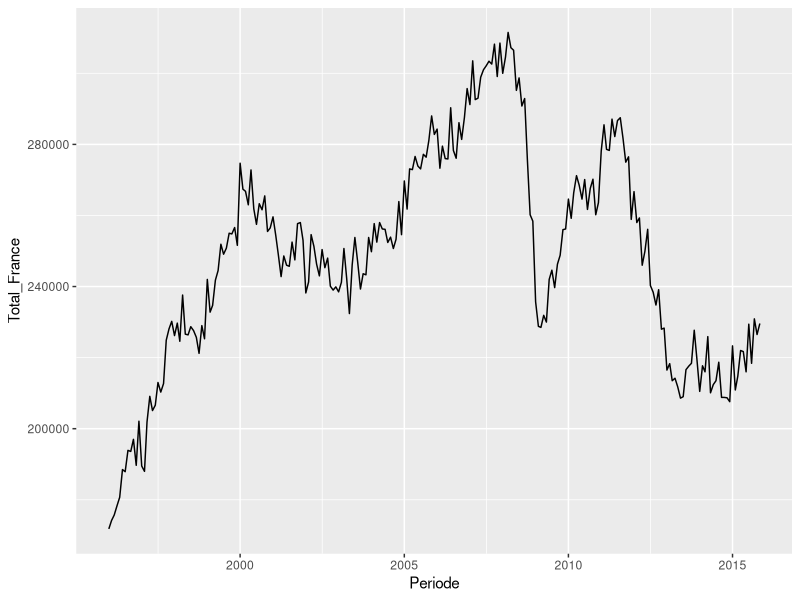
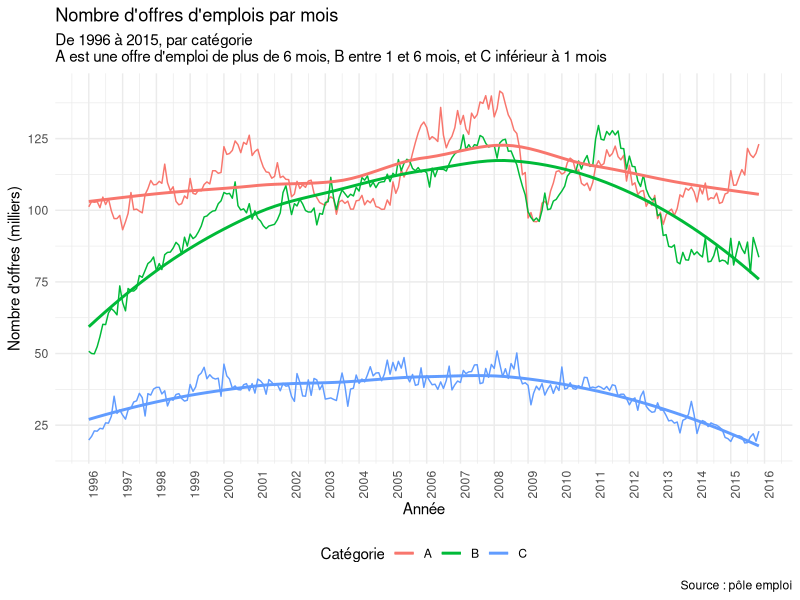
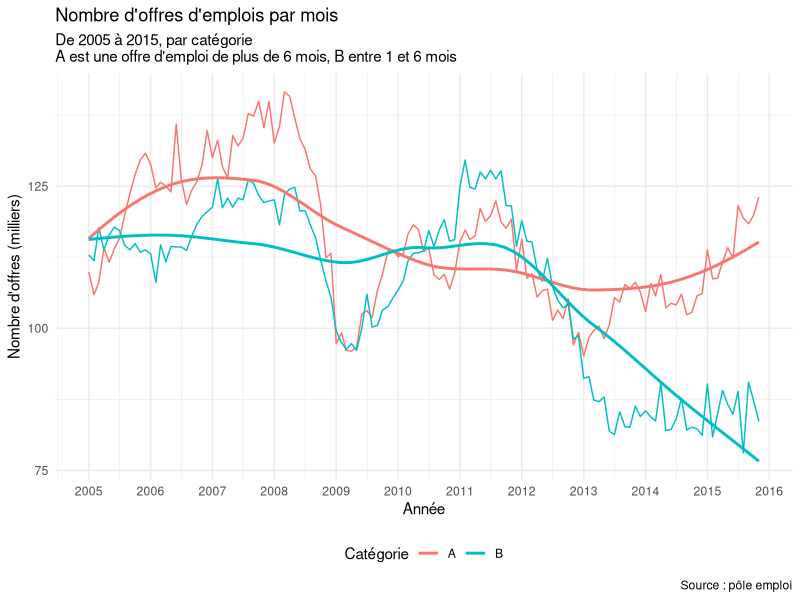
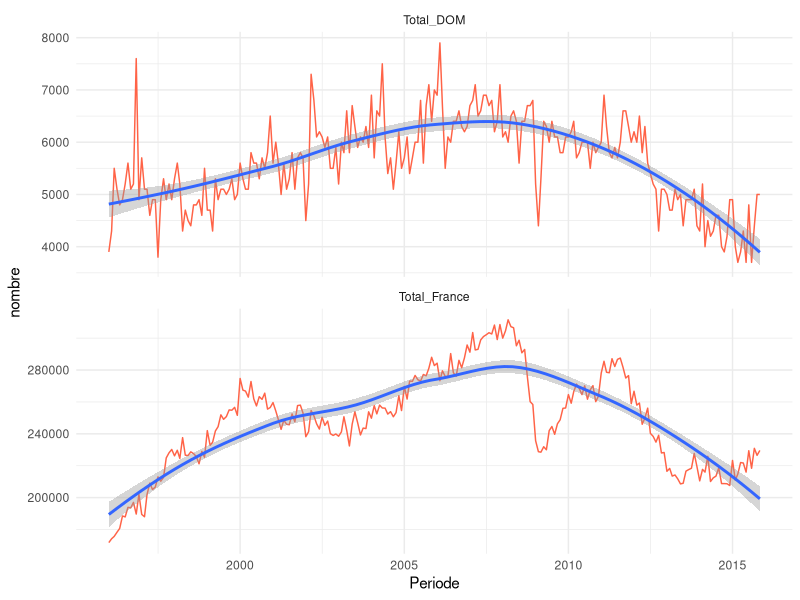
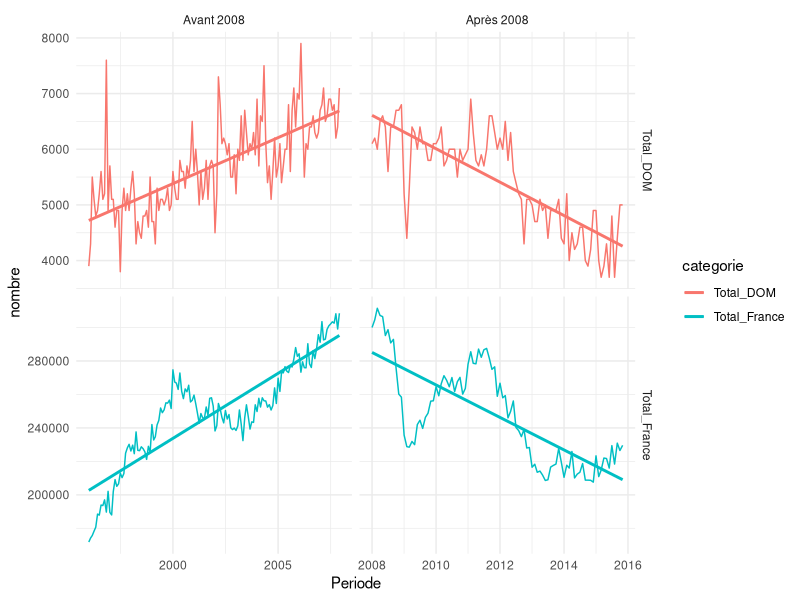

Write the R code that produced these figures, in order.
library(tidyverse)
library(lubridate)
library(broom)
options("scipen"=10, digits = 5) 

offres <- read.csv2("offres.csv",stringsAsFactors = FALSE)

offres <-tbl_df(offres)

offres$Periode <- as.Date(offres$Periode)

offres <- filter(offres, !is.na(OEE_A))

offres_long <- offres %>%
  gather(categorie, nombre, -Periode)
offres_long$categorie <- as.factor(offres_long$categorie)

ggplot(data = offres, aes(Periode, Total_France))+
  geom_line()

offres_OEE <- offres_long %>% 
  filter(substr(as.character(.$categorie), 1, 3) == "OEE") %>%
  mutate(nombre = nombre / 1000)
 
ggplot(data = offres_OEE, aes(Periode, nombre, color = categorie)) +
  geom_line() +
  geom_smooth(se = FALSE, method = "loess") +
  labs(title = "Nombre d'offres d'emplois par mois", 
       subtitle = "De 1996 à 2015, par catégorie\nA est une offre d'emploi de plus de 6 mois, B entre 1 et 6 mois, et C inférieur à 1 mois",
       caption = "Source : pôle emploi",
       x = "Année",
       y = "Nombre d'offres (milliers)",
       color = "Catégorie") +
  theme_minimal() +
  scale_x_date(date_breaks = "1 year", date_labels = "%Y") +
  scale_color_discrete(breaks = c("OEE_A", "OEE_B", "OEE_C"),
                       labels = LETTERS[1:3]) +
  scale_y_continuous(breaks = seq(0, 150, by = 25)) +
  theme(axis.text.x = element_text(angle = 90),
        legend.position = "bottom")

ggplot(data = offres_OEE %>% filter(year(Periode) >= 2005,
                                    categorie %in% c("OEE_A", "OEE_B")), 
       aes(Periode, nombre, color = categorie)) +
  geom_line() +
  geom_smooth(se = FALSE, method = "loess") +
  labs(title = "Nombre d'offres d'emplois par mois", 
       subtitle = "De 2005 à 2015, par catégorie\nA est une offre d'emploi de plus de 6 mois, B entre 1 et 6 mois",
       caption = "Source : pôle emploi",
       x = "Année",
       y = "Nombre d'offres (milliers)",
       color = "Catégorie") +
  theme_minimal() +
  scale_x_date(date_breaks = "1 year", date_labels = "%Y") +
  scale_color_discrete(breaks = c("OEE_A", "OEE_B", "OEE_C"),
                       labels = LETTERS[1:3]) +
  scale_y_continuous(breaks = seq(0, 150, by = 25)) +
  theme(axis.text.x = element_text(angle = 0),
        legend.position = "bottom")

ggplot(offres_long %>% filter(substr(categorie, 1, 2) == "To"),
       aes(Periode, nombre)) +
  geom_line(color = "tomato") +
  geom_smooth(method = "loess") +
  facet_wrap(~ categorie, scales = "free_y", ncol = 1) +
  theme_minimal()

# Plus grande variabilité dans les DOM (avec un volume plus faible), tendances
# semblables
# Vérifions à partir d'un modèle linéaire simple

offres_totales <- offres %>% 
  select(Periode, starts_with("Tot"))

mod_lm_France <- lm(Total_France ~ Periode, offres_totales)
mod_lm_France_df <- tidy(mod_lm_France)
mod_lm_DOM <- lm(Total_DOM ~ Periode, offres_totales)
mod_lm_DOM_df <- tidy(mod_lm_DOM)

models <- bind_rows("France" = mod_lm_France_df,"DOM" = mod_lm_DOM_df, .id = "Perimetre")
models
# Sur la période, nous ne voyons pas la même tendance : positive et relativement
# bonne (p.value ~5e-3) pour la France, mais légèrement négative pour les DOM

offres_tot_groupe <- offres_long %>% 
  filter(substr(categorie, 1, 3) == "Tot") %>%
  mutate(groupe = factor(ifelse(Periode < as.Date("2008-01-01"),
                                   "Avant 2008", "Après 2008"),
                             levels = c("Avant 2008", "Après 2008")))
           
ggplot(offres_tot_groupe, aes(Periode, nombre, color = categorie)) +
  geom_line() +
  facet_grid(categorie ~ groupe, scales = "free") +
  geom_smooth(method = "lm", se = FALSE) +
  theme_minimal()

# Avant et après la crise de 2008, les tendances sont nettement différentes

offres_nest <- offres_tot_groupe %>% 
  nest(-groupe, - categorie) %>% 
  mutate(models = map(data, ~ lm(nombre ~ Periode, data = .))) %>% 
  mutate(tidied = map(models, tidy)) %>% 
  unnest(tidied)

offres_tot_groupe %>% 
  nest(-groupe, - categorie) %>% 
  mutate(models = map(data, ~ lm(nombre ~ Periode, data = .))) %>% 
  `$`(models) %>% 
  map(summary)

offres_nest %>% 
  group_by(term) %>%
  mutate(p.adjusted = p.adjust(p.value)) %>% 
  select(-statistic, -p.value)
